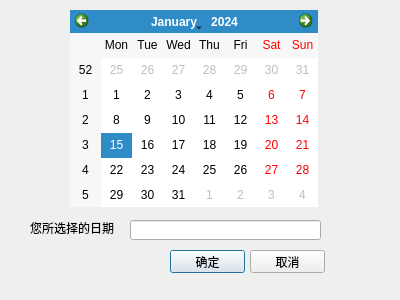
<?xml version="1.0" encoding="UTF-8"?>
<ui version="4.0">
 <class>transDDLDlg</class>
 <widget class="QDialog" name="transDDLDlg">
  <property name="geometry">
   <rect>
    <x>0</x>
    <y>0</y>
    <width>400</width>
    <height>300</height>
   </rect>
  </property>
  <property name="windowTitle">
   <string>Dialog</string>
  </property>
  <widget class="QCalendarWidget" name="calendar">
   <property name="geometry">
    <rect>
     <x>70</x>
     <y>10</y>
     <width>248</width>
     <height>197</height>
    </rect>
   </property>
  </widget>
  <widget class="QPushButton" name="confirmBtn">
   <property name="geometry">
    <rect>
     <x>170</x>
     <y>250</y>
     <width>75</width>
     <height>23</height>
    </rect>
   </property>
   <property name="text">
    <string>确定</string>
   </property>
  </widget>
  <widget class="QPushButton" name="quitBtn">
   <property name="geometry">
    <rect>
     <x>250</x>
     <y>250</y>
     <width>75</width>
     <height>23</height>
    </rect>
   </property>
   <property name="text">
    <string>取消</string>
   </property>
  </widget>
  <widget class="QLabel" name="label">
   <property name="geometry">
    <rect>
     <x>30</x>
     <y>220</y>
     <width>91</width>
     <height>16</height>
    </rect>
   </property>
   <property name="text">
    <string>您所选择的日期</string>
   </property>
  </widget>
  <widget class="QLineEdit" name="lineEdit">
   <property name="geometry">
    <rect>
     <x>130</x>
     <y>220</y>
     <width>191</width>
     <height>20</height>
    </rect>
   </property>
  </widget>
 </widget>
 <resources/>
 <connections>
  <connection>
   <sender>quitBtn</sender>
   <signal>clicked()</signal>
   <receiver>transDDLDlg</receiver>
   <slot>close()</slot>
   <hints>
    <hint type="sourcelabel">
     <x>301</x>
     <y>270</y>
    </hint>
    <hint type="destinationlabel">
     <x>356</x>
     <y>250</y>
    </hint>
   </hints>
  </connection>
 </connections>
</ui>
